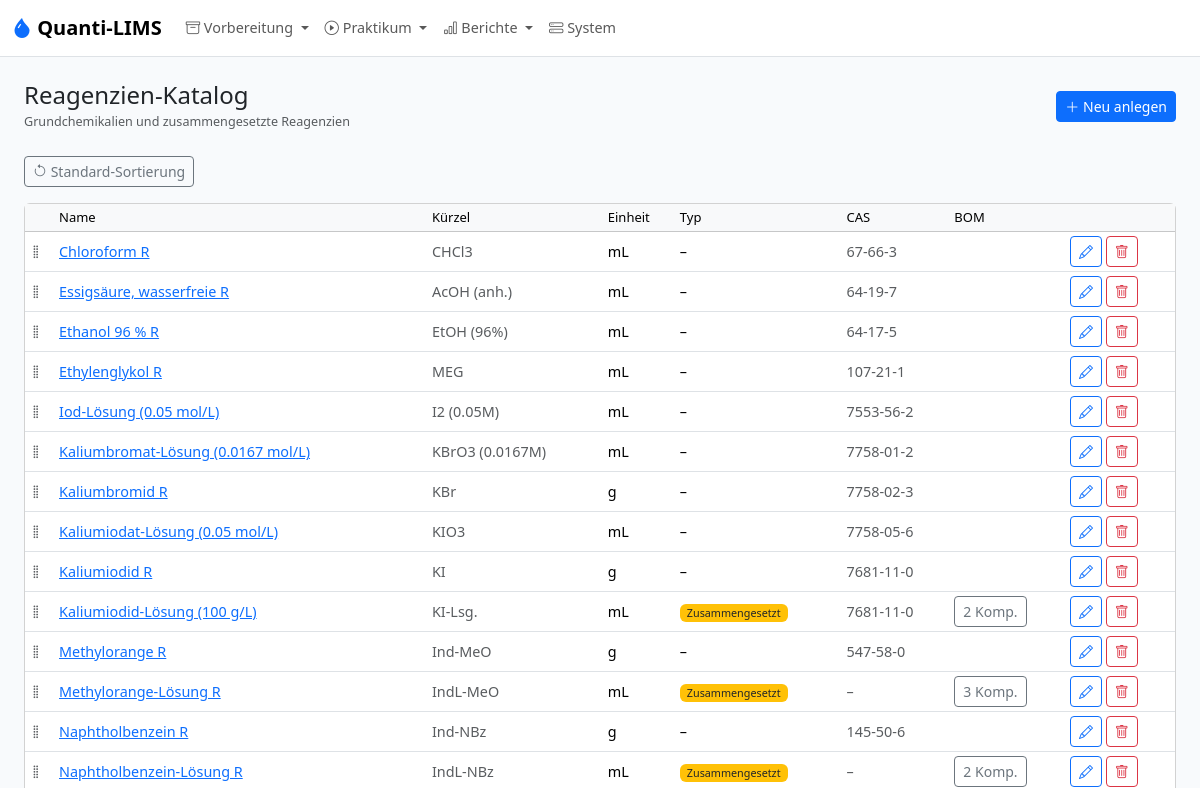
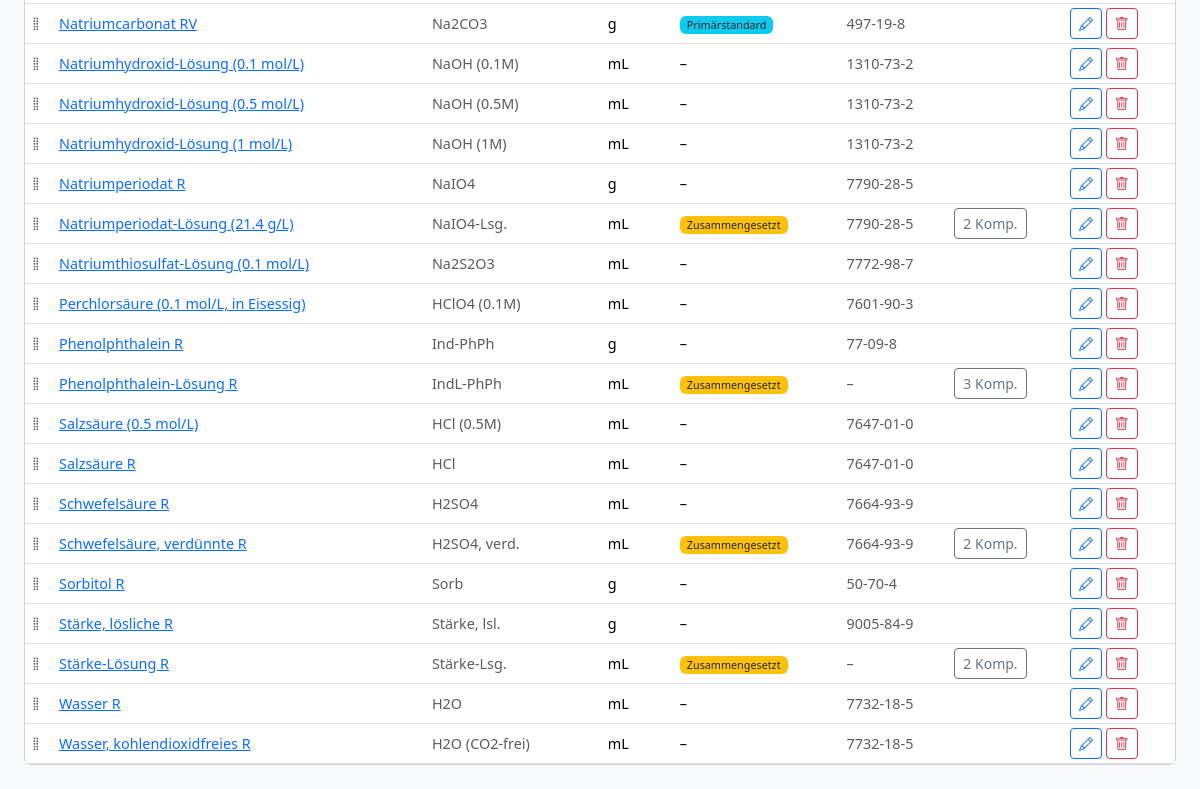
The app's page /admin/reagents, older data (2 pictures, top to bottom).
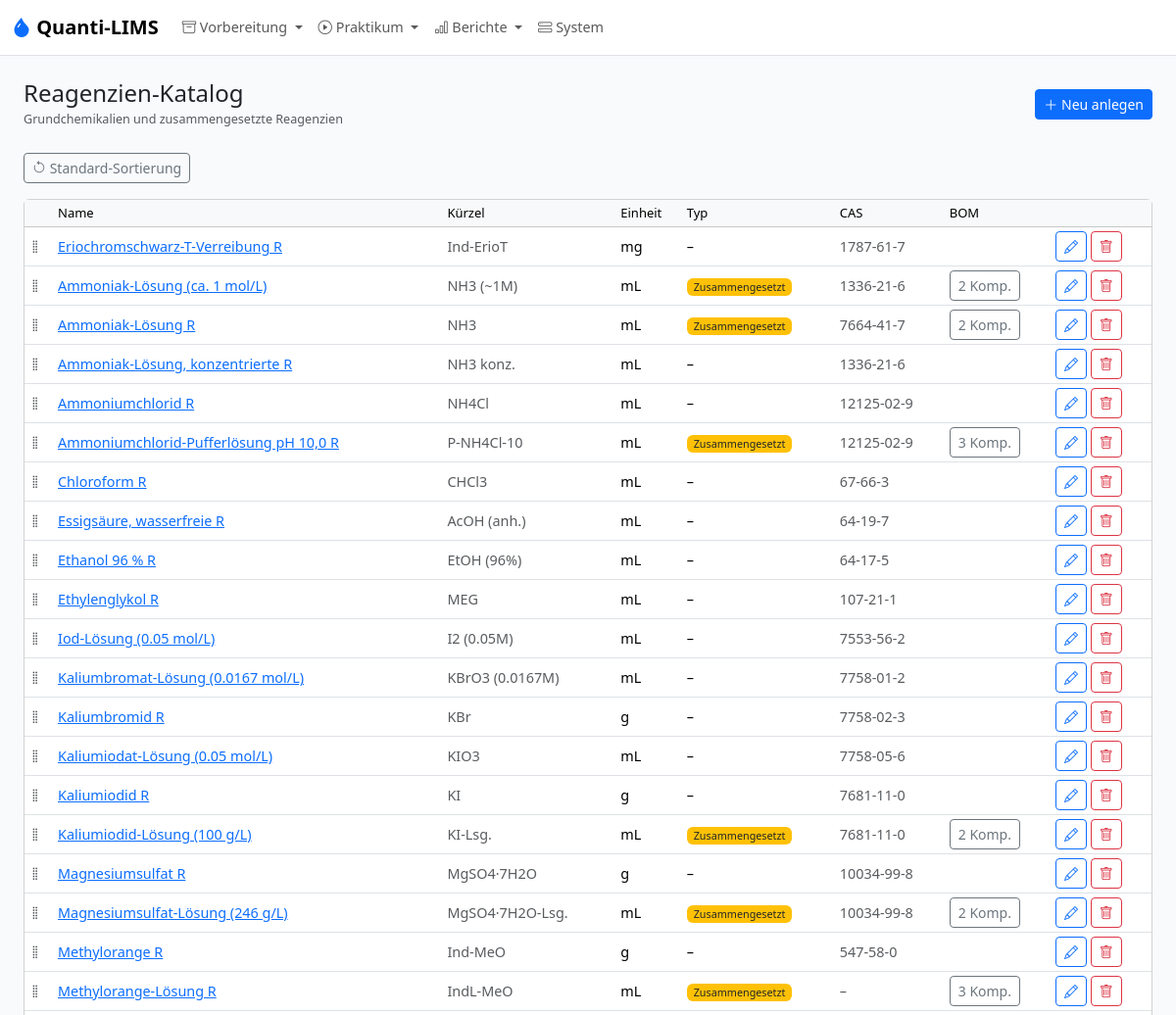
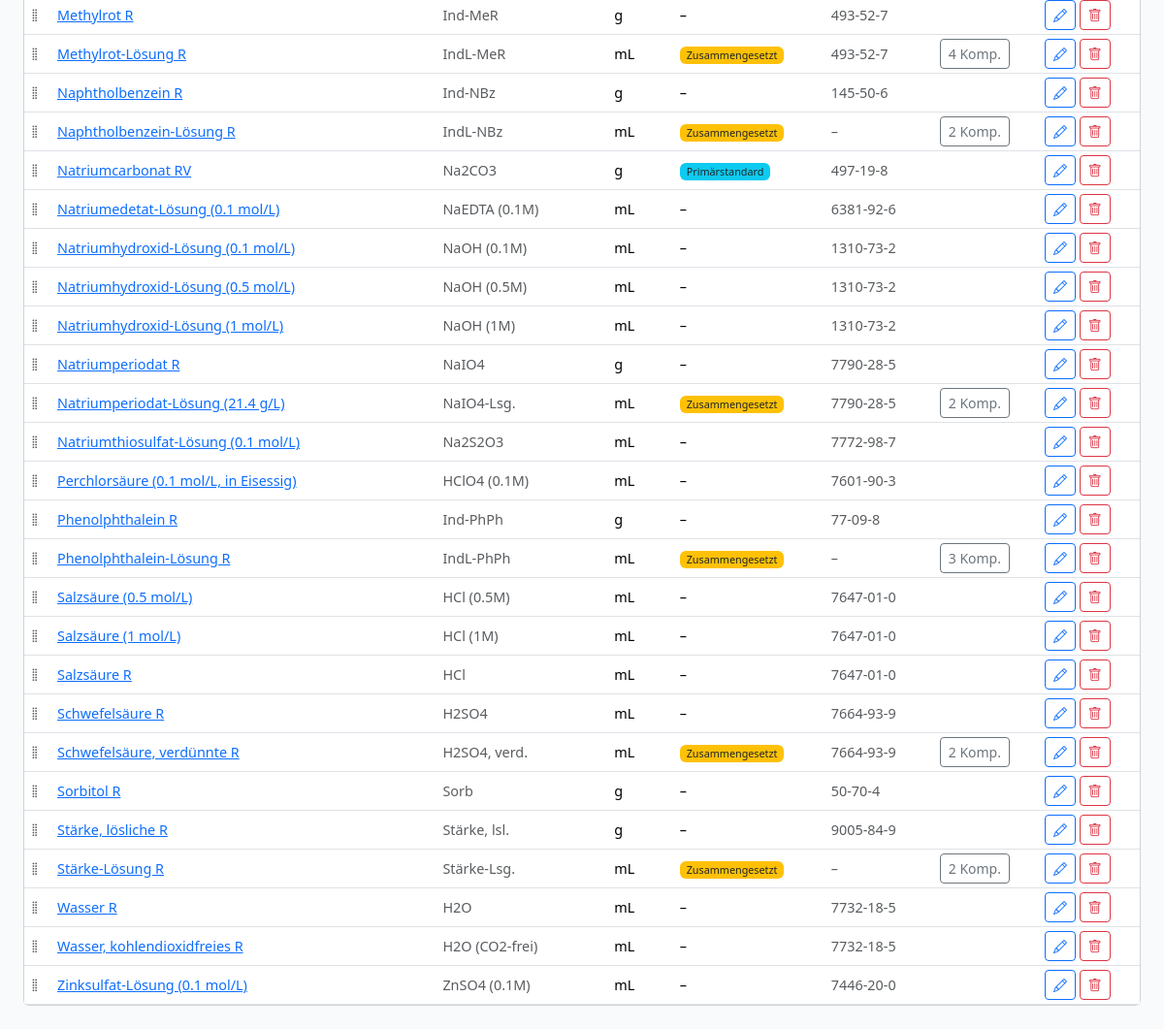
The same page, newer data (2 pictures, top to bottom).
### models.py (models this page shows)
class Reagent(db.Model):
    __tablename__ = "reagent"
    id = db.Column(db.Integer, primary_key=True)
    name = db.Column(db.String(200), unique=True, nullable=False)
    abbreviation = db.Column(db.String(50))
    is_composite = db.Column(db.Boolean, nullable=False, default=False)
    is_primary_standard = db.Column(db.Boolean, nullable=False, default=False)
    formula = db.Column(db.String(100))
    molar_mass_gmol = db.Column(db.Float)
    e_ab_g = db.Column(db.Float)
    base_unit = db.Column(UNIT_ENUM, nullable=False, default="mL")
    cas_number = db.Column(db.String(30))
    density_g_ml = db.Column(db.Float)
    hazard_symbols = db.Column(db.String(100))
    storage_info = db.Column(db.String(200))
    notes = db.Column(db.Text)
    position = db.Column(db.Integer, nullable=False, default=0)
    components = db.relationship(
        "ReagentComponent",
        foreign_keys="ReagentComponent.parent_reagent_id",
        back_populates="parent",
    )
    method_usages = db.relationship("MethodReagent", back_populates="reagent")
    primary_standard_methods = db.relationship("Method", back_populates="primary_standard")

### app.py (the view)
    @app.route("/admin/reagents")
    def admin_reagents():
        items = Reagent.query.order_by(Reagent.position, Reagent.name).all()
        return render_template("admin/reagents.html", items=items)

### models.py (called while the page is built)
def normalize_unit(unit: str | None) -> str | None:
    if unit is None:
        return None
    compact = unit.strip()
    if not compact:
        return None
    return UNIT_CANONICAL_MAP.get(compact.lower(), compact if compact in UNIT_CODES else None)

def canonical_unit_label(unit: str | None) -> str:
    normalized = normalize_unit(unit)
    if normalized is None:
        return unit or ""
    return UNIT_LABELS.get(normalized, normalized)

### templates/admin/reagents.html (shortened to what this page needs)
{% extends "base.html" %}
{% from "macros.html" import page_header, delete_btn %}
{% block content %}
{{ page_header("Reagenzien-Katalog", "Grundchemikalien und zusammengesetzte Reagenzien", url_for('admin_reagent_form')) }}
<div class="mb-3">
  <button class="btn btn-outline-secondary btn-sm" id="reset-order-btn" title="Sortierung zurücksetzen (alphabetisch)"><i class="bi bi-arrow-counterclockwise"></i> Standard-Sortierung</button>
</div>
<div class="card"><div class="table-responsive">
<table class="table table-sm table-hover mb-0 align-middle">
<thead class="table-light"><tr><th style="width:30px"></th><th>Name</th><th>Kürzel</th><th>Einheit</th><th>Typ</th><th>CAS</th><th>BOM</th><th></th></tr></thead>
<tbody id="reagent-sortable">
{% for r in items %}
<tr data-id="{{ r.id }}">
  <td class="drag-handle" style="cursor:grab"><i class="bi bi-grip-vertical text-body-secondary"></i></td>
  <td><a href="{{ url_for('admin_reagent_form', id=r.id) }}">{{ r.name }}</a></td>
  <td class="text-body-secondary">{{ r.abbreviation or '–' }}</td>
  <td>{{ r.base_unit|unit }}</td>
  <td>{% if r.is_primary_standard %}<span class="badge bg-info text-dark">Primärstandard</span>{% endif %}{% if r.is_composite %}<span class="badge bg-warning text-dark">Zusammengesetzt</span>{% endif %}{% if not r.is_primary_standard and not r.is_composite %}–{% endif %}</td>
  <td class="text-body-secondary">{{ r.cas_number or '–' }}</td>
  <td>{% if r.is_composite %}<a href="{{ url_for('admin_reagent_components', reagent_id=r.id) }}" class="btn btn-outline-secondary btn-sm">{{ r.components|length }} Komp.</a>{% endif %}</td>
  <td>
    <a href="{{ url_for('admin_reagent_form', id=r.id) }}" class="btn btn-outline-primary btn-sm"><i class="bi bi-pencil"></i></a>
    {{ delete_btn(url_for('admin_reagent_delete', id=r.id)) }}
  </td>
</tr>
{% endfor %}
</tbody></table></div></div>
{% endblock %}

### templates/base.html (shortened to what this page needs)
<!DOCTYPE html>
<html lang="de" data-bs-theme="light">
<head>
  <link href="https://cdn.jsdelivr.net/npm/bootstrap@5.3.3/dist/css/bootstrap.min.css" rel="stylesheet">
  <link href="https://cdn.jsdelivr.net/npm/bootstrap-icons@1.11.3/font/bootstrap-icons.min.css" rel="stylesheet">
  <link href="{{ url_for('static', filename='style.css') }}" rel="stylesheet">
  <link rel="stylesheet" href="https://cdn.jsdelivr.net/npm/flatpickr/dist/flatpickr.min.css">
</head>
<body>
  <nav class="navbar navbar-expand-lg border-bottom">
    <div class="container-fluid">
      <a class="navbar-brand fw-bold" href="{{ url_for('dashboard') }}">
        <i class="bi bi-droplet-fill text-primary"></i> Quanti-LIMS
      </a>
      <div class="collapse navbar-collapse" id="nav">
        <ul class="navbar-nav me-auto">
          <li class="nav-item dropdown">
            <a class="nav-link dropdown-toggle" href="#" data-bs-toggle="dropdown" role="button" aria-expanded="false">
              <i class="bi bi-archive" aria-hidden="true"></i> Vorbereitung
            </a>
          </li>
          <li class="nav-item dropdown">
            <a class="nav-link dropdown-toggle" href="#" data-bs-toggle="dropdown" role="button" aria-expanded="false">
              <i class="bi bi-play-circle" aria-hidden="true"></i> Praktikum
            </a>
          </li>
          <li class="nav-item dropdown">
            <a class="nav-link dropdown-toggle" href="#" data-bs-toggle="dropdown" role="button" aria-expanded="false">
              <i class="bi bi-bar-chart" aria-hidden="true"></i> Berichte
            </a>
          </li>
          <li class="nav-item">
            <a class="nav-link" href="{{ url_for('admin_system') }}">
              <i class="bi bi-hdd-stack" aria-hidden="true"></i> System
            </a>
          </li>
        </ul>
      </div>
    </div>
  </nav>
  <main class="container-fluid py-4 px-4">
    {% block content %}{% endblock %}
  </main>
</body>
</html>

### templates/macros.html (shortened to what this page needs)
{% macro page_header(title, subtitle="", new_url="", new_label="Neu anlegen") %}
<div class="d-flex justify-content-between align-items-center mb-4">
  <div>
    <h4 class="mb-0">{{ title }}</h4>
    {% if subtitle %}<small class="text-body-secondary">{{ subtitle }}</small>{% endif %}
  </div>
  {% if new_url %}
  <a href="{{ new_url }}" class="btn btn-primary btn-sm"><i class="bi bi-plus-lg"></i> {{ new_label }}</a>
  {% endif %}
</div>
{% endmacro %}
{% macro delete_btn(url) %}
<form method="POST" action="{{ url }}" class="d-inline" onsubmit="return confirm('Wirklich löschen?')">
  <button type="submit" class="btn btn-outline-danger btn-sm"><i class="bi bi-trash"></i></button>
</form>
{% endmacro %}

### static/style.css (style rules this page uses)
:root { --ql-primary: #2563eb; --ql-bg: #f8fafc; }
body { background: var(--ql-bg); font-size: 0.9rem; }
.navbar { background: #fff; }
.navbar-brand i { color: var(--ql-primary); }
.badge { font-weight: 500; }
.table th { font-weight: 500; font-size: 0.8125rem; white-space: nowrap; }
.table td { vertical-align: middle; }
.drag-handle { cursor: grab; user-select: none; }

Row changes from the older to the newer data that the page shows:
added Reagent: name "Eriochromschwarz-T-Verreibung R", abbreviation "Ind-ErioT", base_unit|unit "mg", cas_number "1787-61-7"
added Reagent: name "Ammoniak-Lösung (ca. 1 mol/L)", abbreviation "NH3 (~1M)", base_unit|unit "mL", is_composite "Zusammengesetzt", cas_number "1336-21-6", components|length "2"
added Reagent: name "Ammoniak-Lösung R", abbreviation "NH3", base_unit|unit "mL", is_composite "Zusammengesetzt", cas_number "7664-41-7", components|length "2"
added Reagent: name "Ammoniak-Lösung, konzentrierte R", abbreviation "NH3 konz.", base_unit|unit "mL", cas_number "1336-21-6"
added Reagent: name "Ammoniumchlorid R", abbreviation "NH4Cl", base_unit|unit "mL", cas_number "12125-02-9"
added Reagent: name "Ammoniumchlorid-Pufferlösung pH 10,0 R", abbreviation "P-NH4Cl-10", base_unit|unit "mL", is_composite "Zusammengesetzt", cas_number "12125-02-9", components|length "3"
added Reagent: name "Magnesiumsulfat R", abbreviation "MgSO4·7H2O", base_unit|unit "g", cas_number "10034-99-8"
added Reagent: name "Magnesiumsulfat-Lösung (246 g/L)", abbreviation "MgSO4·7H2O-Lsg.", base_unit|unit "mL", is_composite "Zusammengesetzt", cas_number "10034-99-8", components|length "2"
added Reagent: name "Methylrot R", abbreviation "Ind-MeR", base_unit|unit "g", cas_number "493-52-7"
added Reagent: name "Methylrot-Lösung R", abbreviation "IndL-MeR", base_unit|unit "mL", is_composite "Zusammengesetzt", cas_number "493-52-7", components|length "4"
added Reagent: name "Natriumedetat-Lösung (0.1 mol/L)", abbreviation "NaEDTA (0.1M)", base_unit|unit "mL", cas_number "6381-92-6"
added Reagent: name "Salzsäure (1 mol/L)", abbreviation "HCl (1M)", base_unit|unit "mL", cas_number "7647-01-0"
added Reagent: name "Zinksulfat-Lösung (0.1 mol/L)", abbreviation "ZnSO4 (0.1M)", base_unit|unit "mL", cas_number "7446-20-0"
